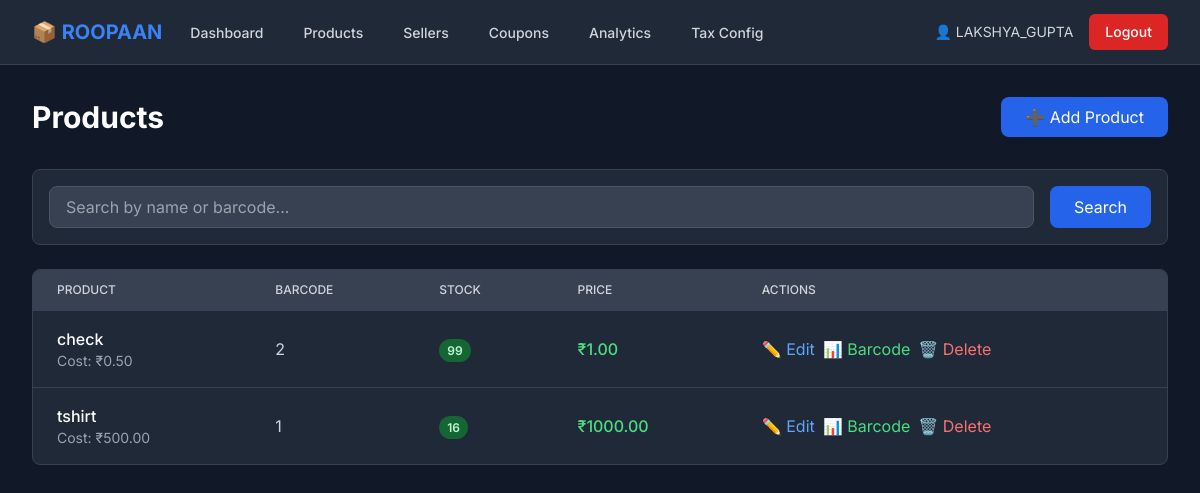
Page /inventory/products/ (signed in) on the earlier database version.
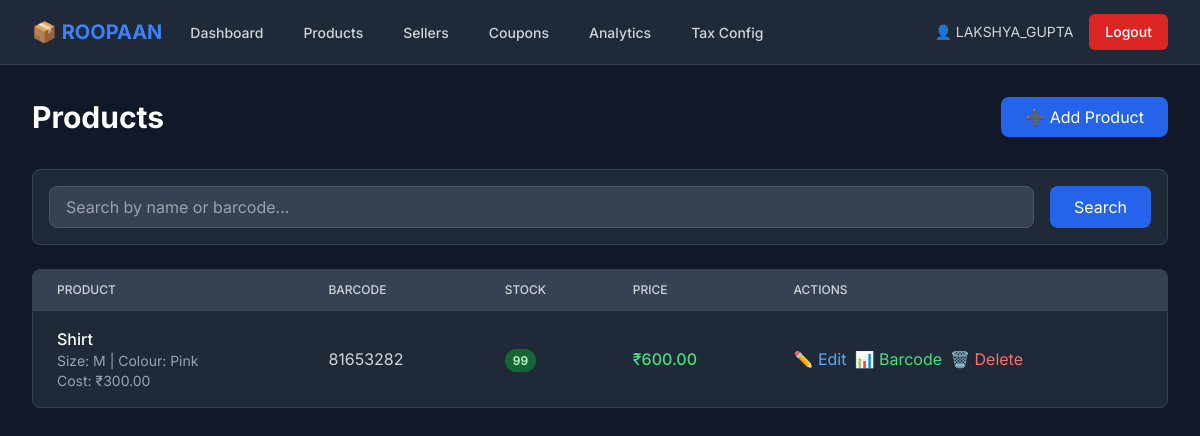
Same page on the later database version.
### inventory/models.py (models this page shows, shortened)
class User(AbstractUser):
    USER_TYPE_CHOICES = [
        ('inventory', 'Inventory Manager'),
        ('seller', 'Seller'),
    ]
    user_type = models.CharField(max_length=20, choices=USER_TYPE_CHOICES, default='inventory')
    phone = models.CharField(max_length=15, blank=True, null=True)

class Product(models.Model):
    id = models.UUIDField(primary_key=True, default=uuid.uuid4, editable=False)
    name = models.CharField(max_length=255)
    size = models.CharField(max_length=50, blank=True, null=True)
    colour = models.CharField(max_length=50, blank=True, null=True)
    barcode = models.CharField(max_length=100, unique=True, blank=True)
    quantity = models.IntegerField(default=0, validators=[MinValueValidator(0)])
    selling_price = models.DecimalField(
        max_digits=10,
        decimal_places=2,
        validators=[MinValueValidator(Decimal('0.00'))]
    )
    cost_price = models.DecimalField(
        max_digits=10,
        decimal_places=2,
        validators=[MinValueValidator(Decimal('0.00'))]
    )
    import_duty = models.DecimalField(
        max_digits=10,
        decimal_places=2,
        default=0.00,
        validators=[MinValueValidator(Decimal('0.00'))]
    )
    description = models.TextField(blank=True, null=True)
    image = models.ImageField(upload_to='products/', blank=True, null=True)
    created_at = models.DateTimeField(auto_now_add=True)
    updated_at = models.DateTimeField(auto_now=True)
    created_by = models.ForeignKey(User, on_delete=models.SET_NULL, null=True)
    class Meta:
        ordering = ['-created_at']

### inventory/views.py (the view)
# urls.py: path('products/', views.product_list, name='product_list'),
@login_required
@user_passes_test(is_inventory_manager)
def product_list(request):
    query = request.GET.get('q', '')
    products = Product.objects.all()
    if query:
        products = products.filter(
            Q(name__icontains=query) |
            Q(barcode__icontains=query)
        )
    context = {'products': products, 'query': query}
    return render(request, 'inventory/product_list.html', context)

### inventory/views.py (called while the page is built)
def is_inventory_manager(user):
    return user.is_authenticated and user.user_type == 'inventory'

### templates/inventory/product_list.html (shortened to what this page needs)
{% extends 'base.html' %}
{% block content %}
<div class="max-w-7xl mx-auto px-4 sm:px-6 lg:px-8 py-8">
    <div class="flex justify-between items-center mb-8">
        <h1 class="text-3xl font-bold text-white">Products</h1>
        <a href="{% url 'inventory:add_product' %}" class="bg-blue-600 hover:bg-blue-700 text-white px-6 py-2 rounded-lg">
            ➕ Add Product
        </a>
    </div>
    <div class="bg-gray-800 rounded-lg p-4 border border-gray-700 mb-6">
        <form method="GET" class="flex gap-4">
            <input type="text" name="q" value="{{ query }}"
                   placeholder="Search by name or barcode..."
                   class="flex-1 px-4 py-2 bg-gray-700 border border-gray-600 rounded-lg focus:outline-none focus:border-blue-500 text-white">
            <button type="submit" class="bg-blue-600 hover:bg-blue-700 text-white px-6 py-2 rounded-lg">
                Search
            </button>
        </form>
    </div>
    <div class="bg-gray-800 rounded-lg border border-gray-700 overflow-hidden">
        <table class="min-w-full divide-y divide-gray-700">
            <thead class="bg-gray-700">
                <tr>
                    <th class="px-6 py-3 text-left text-xs font-medium text-gray-300 uppercase">Product</th>
                    <th class="px-6 py-3 text-left text-xs font-medium text-gray-300 uppercase">Barcode</th>
                    <th class="px-6 py-3 text-left text-xs font-medium text-gray-300 uppercase">Stock</th>
                    <th class="px-6 py-3 text-left text-xs font-medium text-gray-300 uppercase">Price</th>
                    <th class="px-6 py-3 text-left text-xs font-medium text-gray-300 uppercase">Actions</th>
                </tr>
            </thead>
            <tbody class="divide-y divide-gray-700">
                {% for product in products %}
                <tr class="hover:bg-gray-700">
                    <td class="px-6 py-4">
                        <div class="text-white font-medium">{{ product.name }}</div>
                        {% if product.size or product.colour %}
                        <div class="text-gray-400 text-sm">
                            {% if product.size %}Size: {{ product.size }}{% endif %}
                            {% if product.size and product.colour %} | {% endif %}
                            {% if product.colour %}Colour: {{ product.colour }}{% endif %}
                        </div>
                        {% endif %}
                        <div class="text-gray-400 text-sm">Cost: ₹{{ product.cost_price }}</div>
                    </td>
                    <td class="px-6 py-4 text-gray-300">{{ product.barcode }}</td>
                    <td class="px-6 py-4">
                        <span class="px-2 py-1 text-xs font-semibold rounded-full {% if product.quantity <= 10 %}bg-red-800 text-red-200{% else %}bg-green-800 text-green-200{% endif %}">
                            {{ product.quantity }}
                        </span>
                    </td>
                    <td class="px-6 py-4 text-green-400 font-medium">₹{{ product.selling_price }}</td>
                    <td class="px-6 py-4">
                        <div class="flex gap-2">
                            <a href="{% url 'inventory:edit_product' product.id %}" class="text-blue-400 hover:text-blue-300">✏️ Edit</a>
                            <a href="{% url 'inventory:generate_barcode' product.id %}" class="text-green-400 hover:text-green-300">📊 Barcode</a>
                            <form method="POST" action="{% url 'inventory:delete_product' product.id %}"
                                  onsubmit="return confirm('⚠️ Are you sure you want to delete {{ product.name }}? This action cannot be undone!');"
                                  class="inline">
                                <button type="submit" class="text-red-400 hover:text-red-300">🗑️ Delete</button>
                            </form>
                        </div>
                    </td>
                </tr>
                {% empty %}
                <tr>
                    <td colspan="5" class="px-6 py-8 text-center text-gray-400">No products found</td>
                </tr>
                {% endfor %}
            </tbody>
        </table>
    </div>
</div>
{% endblock %}

### templates/base.html (shortened to what this page needs)
<!DOCTYPE html>
<html lang="en" class="dark">
<head>
    <script src="https://cdn.tailwindcss.com"></script>
</head>
<body class="bg-gray-900 text-gray-100">
    {% if user.is_authenticated %}
    <nav class="bg-gray-800 border-b border-gray-700">
        <div class="max-w-7xl mx-auto px-4 sm:px-6 lg:px-8">
            <div class="flex justify-between h-16">
                <div class="flex">
                    <div class="flex-shrink-0 flex items-center">
                        <h1 class="text-xl font-bold text-blue-500">📦 ROOPAAN</h1>
                    </div>
                    <div class="hidden sm:ml-6 sm:flex sm:space-x-8">
                        {% if user.user_type == 'inventory' %}
                        <a href="{% url 'inventory:dashboard' %}" class="border-transparent text-gray-300 hover:border-gray-300 hover:text-white inline-flex items-center px-1 pt-1 border-b-2 text-sm font-medium">
                            Dashboard
                        </a>
                        <a href="{% url 'inventory:product_list' %}" class="border-transparent text-gray-300 hover:border-gray-300 hover:text-white inline-flex items-center px-1 pt-1 border-b-2 text-sm font-medium">
                            Products
                        </a>
                        <a href="{% url 'inventory:seller_list' %}" class="border-transparent text-gray-300 hover:border-gray-300 hover:text-white inline-flex items-center px-1 pt-1 border-b-2 text-sm font-medium">
                            Sellers
                        </a>
                        <a href="{% url 'inventory:coupon_list' %}" class="border-transparent text-gray-300 hover:border-gray-300 hover:text-white inline-flex items-center px-1 pt-1 border-b-2 text-sm font-medium">
                            Coupons
                        </a>
                        <a href="{% url 'analytics:dashboard' %}" class="border-transparent text-gray-300 hover:border-gray-300 hover:text-white inline-flex items-center px-1 pt-1 border-b-2 text-sm font-medium">
                            Analytics
                        </a>
                        <a href="{% url 'inventory:tax_config' %}" class="border-transparent text-gray-300 hover:border-gray-300 hover:text-white inline-flex items-center px-1 pt-1 border-b-2 text-sm font-medium">
                            Tax Config
                        </a>
                        {% endif %}
                    </div>
                </div>
                <div class="flex items-center">
                    <span class="text-gray-300 text-sm mr-4">👤 {{ user.username }}</span>
                    <a href="{% url 'logout' %}" class="bg-red-600 hover:bg-red-700 text-white px-4 py-2 rounded-md text-sm font-medium">
                        Logout
                    </a>
                </div>
            </div>
        </div>
    </nav>
    {% endif %}
    <main>
        {% block content %}
        {% endblock %}
    </main>
</body>
</html>

### templates/base.html (style rules this page uses)
body { font-family: 'Inter', sans-serif; }

Differences in the rows shown:
removed Product: name "check", cost_price "0.50", barcode "2", quantity "99", selling_price "1.00"
removed Product: name "tshirt", cost_price "500.00", barcode "1", quantity "16", selling_price "1000.00"
added Product: name "Shirt", size "M", colour "Pink", cost_price "300.00", barcode "81653282", quantity "99", selling_price "600.00"
